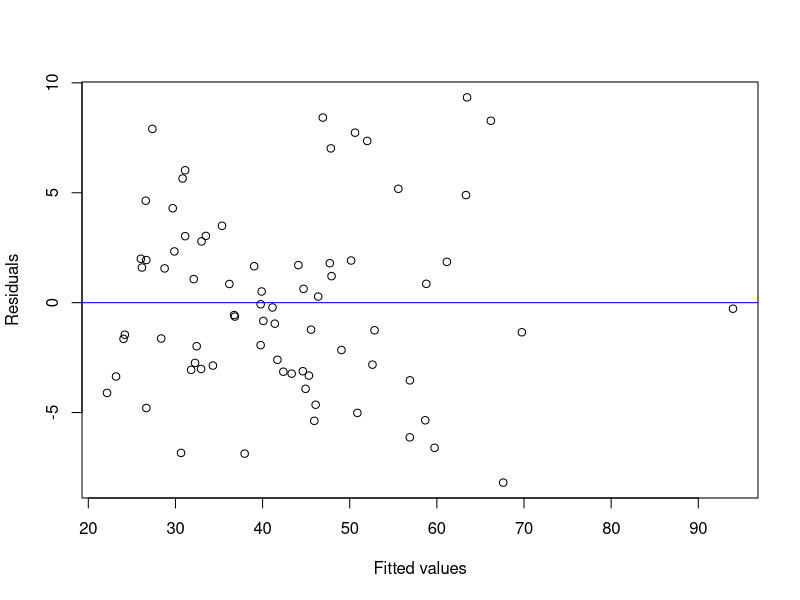
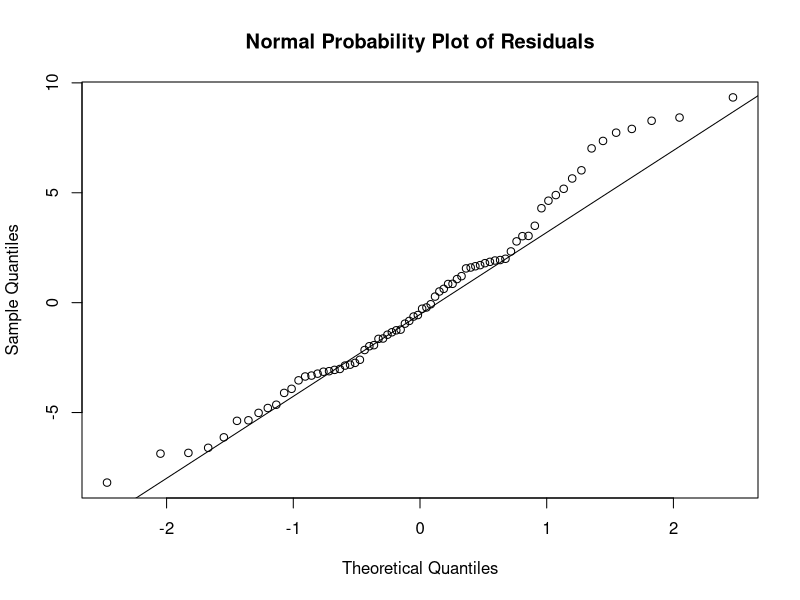
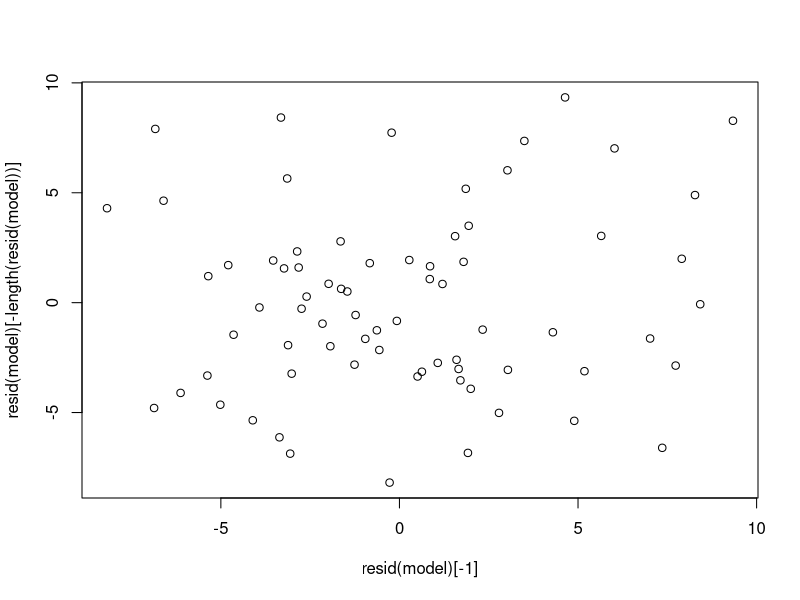
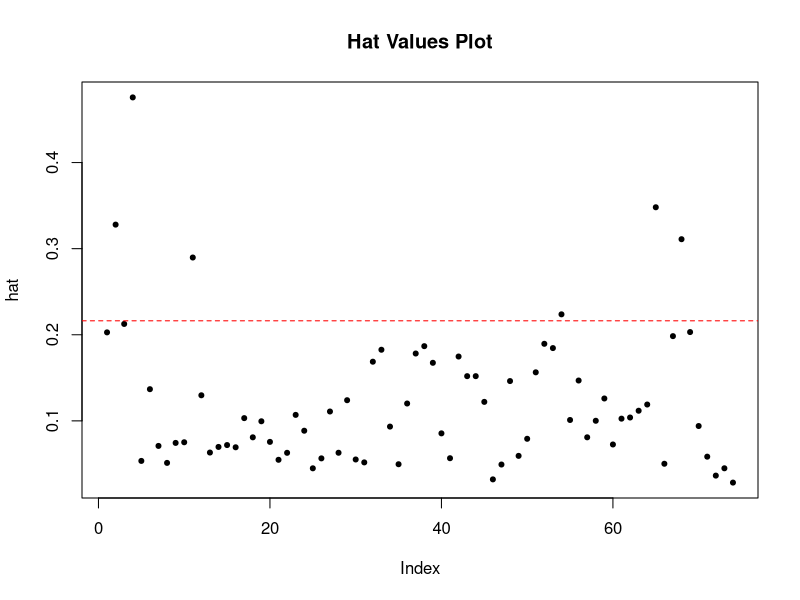

The R script that drew these images, in order: (Note: this script raises an error after producing the figures.)
## ---- chunk 1
## Show the table with the given command.
Cereal <- read.csv("cereal.csv",header=T)

str(Cereal)
## ---- chunk 2
## Since we are required to focus on 9 varaibles, to make it easier, 
##I'll make a new dataset named 'new_cerel' with the selected 9 variables only.
new_cereal <- Cereal[, c("rating", "protein", "fat", "fiber", "carbo",
                         "sugars", "potass", "vitamins", "cups")]
## ---- chunk 3
## (a) FIrstly, remove the observations 5, 21, and 58 as requird.
new_cereal <- new_cereal[-c(5, 21, 58),]


# Secondly, we can run a multiple linear regression model using the lm() function
model <- lm(rating ~ protein + fat + fiber + carbo + sugars + potass + 
              vitamins + cups, data = new_cereal)


# Then, we calculate fitted response values and the residuals
fitted_values <- fitted(model)

residuals <- resid(model)

# Finally, show the first 5 entries using head() function.
head(fitted_values, 5)

head(residuals, 5)
## ---- chunk 4
## (b)We can use a plot of residuals against fitted values,

plot(model$fitted.values, model$residuals, xlab = "Fitted values", ylab = "Residuals")
abline(h = 0, col = "blue")

## From the plot above, there is not a clear pattern in the residuals and fitted values
##and the points are randomly scattered around the horizontal line at 0. 
##This suggests that the variance of the errors is approximately constant across
##the range of fitted values, and the assumption of constant variance
##is reasonable for this model.
## ---- chunk 5
## (c)To check if the random errors follow a normal distribution, we can use a normal probability plot.
qqnorm(model$residuals, main="Normal Probability Plot of Residuals")

qqline(model$residuals)

# By observing the line and the plot above, it appears that the residuals are roughly 
##normally distributed. The points on the plot follow a straight line fairly closely
##except for some slight deviation at the tails. Therefore, we can conclude that
##the random errors approximately follow a normal distribution.
## ---- chunk 6
## (d)To run the Shapiro-Wilk test in R for the residuals of the multiple linear
##regression model, we can use the shapiro.test() function. 
##And the null hypothesis of the test is that the population is normally distributed.
shapiro.test(model$residuals)

# From the output, the p-value is 0.1728, the p-value is greater than the typical
##significance level of 0.05, we fail to reject the null hypothesis that the residuals
##follow a normal distribution. Therefore, we can conclude that there is no significant
##evidence that the residuals deviate from normality.
## ---- chunk 7
## (e)Plot successive pairs of residuals
plot(resid(model)[-1], resid(model)[-length(resid(model))])

# As we can see, there is no clear pattern or trend in the plot, suggesting that
##there is no significant serial correlation among the residuals, 
##which suggests that there is no serial correlation among the observations.
## ---- chunk 8
## (f)Run the Durbin-Watson test
library(lmtest)
dwtest(model)

# The p-value is 0.2041, indicating that there is no significant evidence of 
##autocorrelation in the residuals at the 5% significance level. The null 
##hypothesis is that there is no autocorrelation in the residuals, 
##and the alternative hypothesis is that there is positive autocorrelation. 
##Since the p-value is greater than 0.05, we fail to reject the null hypothesis 
##and conclude that there is no evidence of autocorrelation in the residuals.
## ---- chunk 9
## (g) The hat matrix H is defined as H = X(X'X)^(-1)X', so:
X <- model.matrix(model)

H <- X %*% solve(t(X) %*% X) %*% t(X)

# We can sum the diagonal elements of H and compare the result to p + 1:
sum(diag(H))

# The output of the sum is 9, and by hypothesis, the value of p=8, and p+1=9, 
##so yes this verifies numerically that the sum of Hii from i=1 to n is 
##H_ii = p* = p + 1.
## ---- chunk 10
## (h) The criterion I would use to detect high-leverage points is the hat 
##value criterion.
# Calculate hat values
hat <- hatvalues(model)

# Create a plot of hat values
plot(hat, pch = 20, main = "Hat Values Plot")

# Add a horizontal line at the cutoff value
abline(h = 2*8/74, col = "red", lty = 2)

# By observting the plot and the line, there're a few plots above the line, 
##thus we can say yes there are high-leverage points.
## ---- chunk 11
## (i)To compute the standardized residuals, we can use the rstandard() function. 
##Then use the criterion to identify outliers that based on standardized residuals
##is that any observation with an absolute standardized residual greater than 3 
##may be considered an outlier.

# Compute standardized residuals
std_resid <- rstandard(model)

# Print summary of standardized residuals
summary(std_resid)

# By observing the output of the summary above, the minimal value is -2.119994, 
##and the max value is 2.276780, and the absolute value of both would be less 
##than 3, thus we can say there is no outliers based on the criterion of 
##standardized residuals.
## ---- chunk 12
## (j) To calculate Cook's distance, we can use the cooks.distance function

# Calculate Cook's distance
cook_dist <- cooks.distance(model)

# Calculate threshold
threshold <- 4/nrow(new_cereal)

# Count number of observations with Cook's distance greater than threshold
num_observations <- sum(cook_dist > threshold)

show(num_observations)

# From the outcome, there're 7 observations in this data set have a 
##Cook’s distance that is greater than 4/n.
## ---- chunk 13
## (k)To check whether the response needs a Box-Cox transformation, 
##we can use the boxcox function
library(MASS)

# Fit the Box-Cox transformation
boxcox_model <- boxcox(model)

# Plot the profile log-likelihood and the recommended lambda value
plot(boxcox_model$x, boxcox_model$y, type = "l", xlab = "lambda", ylab = "profile log-likelihood")

abline(v = boxcox_model$lambda, lty = 2)

# From the plot above, output of the boxcox function is around 1.0, it suggests 
##that a Box-Cox transformation is not necessary, and that a linear regression 
##model is appropriate for the data.
